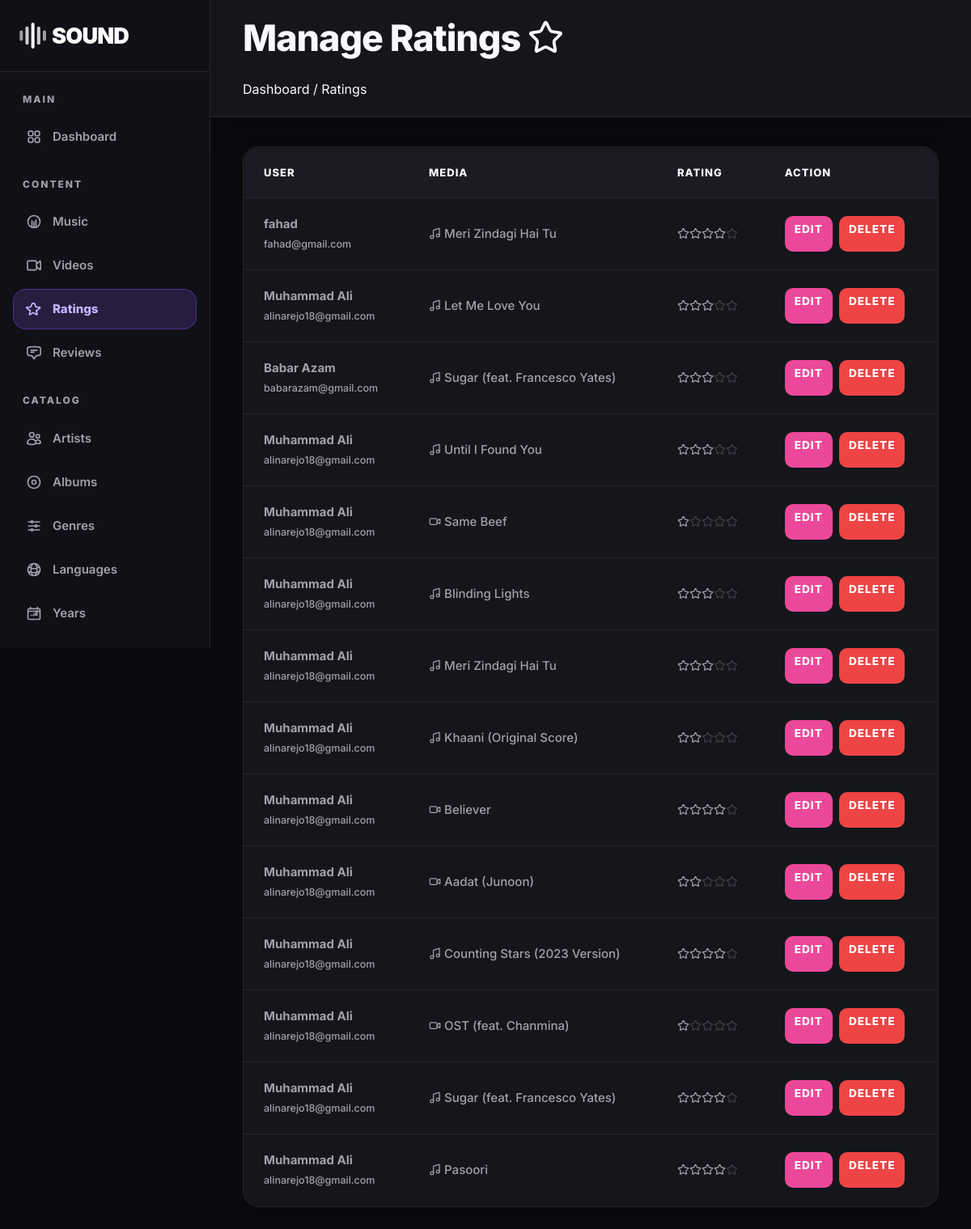
/admin/ratings/index.php (signed in), run on an earlier commit of the app's database.
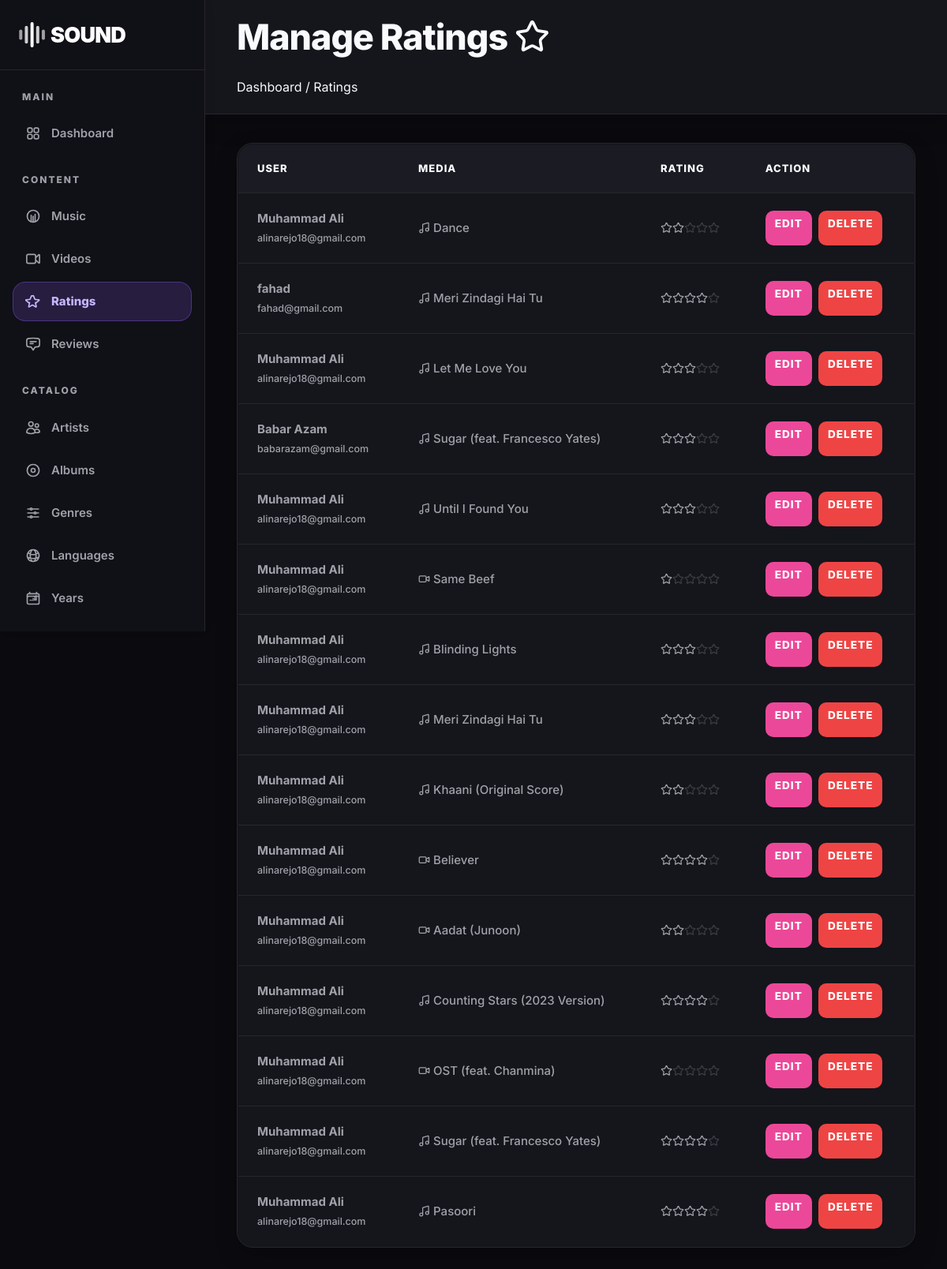
And on a later commit of the database.
### tables this page shows
CREATE TABLE `ratings` (
  `id` int(11) NOT NULL,
  `user_id` int(11) NOT NULL,
  `music_id` int(11) DEFAULT NULL,
  `video_id` int(11) DEFAULT NULL,
  `rating` tinyint(4) NOT NULL
);

CREATE TABLE `users` (
  `id` int(11) NOT NULL,
  `user_id` varchar(50) NOT NULL,
  `name` varchar(100) NOT NULL,
  `address` varchar(255) NOT NULL,
  `phone` varchar(30) NOT NULL,
  `email` varchar(150) NOT NULL,
  `password` varchar(255) NOT NULL,
  `role` enum('admin','user') NOT NULL DEFAULT 'user',
  `created_at` timestamp NOT NULL DEFAULT current_timestamp(),
  `profile_image` varchar(255) DEFAULT NULL
);

CREATE TABLE `music` (
  `id` int(11) NOT NULL,
  `title` varchar(200) NOT NULL,
  `artist_id` int(11) DEFAULT NULL,
  `album_id` int(11) DEFAULT NULL,
  `year_id` int(11) DEFAULT NULL,
  `genre_id` int(11) DEFAULT NULL,
  `language_id` int(11) DEFAULT NULL,
  `description` text DEFAULT NULL,
  `image` varchar(255) DEFAULT NULL,
  `music_file` varchar(255) DEFAULT NULL,
  `is_new` tinyint(1) NOT NULL DEFAULT 1,
  `created_at` timestamp NOT NULL DEFAULT current_timestamp(),
  `source_track_id` varchar(50) DEFAULT NULL
);

CREATE TABLE `videos` (
  `id` int(11) NOT NULL,
  `title` varchar(200) NOT NULL,
  `artist_id` int(11) DEFAULT NULL,
  `album_id` int(11) DEFAULT NULL,
  `year_id` int(11) DEFAULT NULL,
  `genre_id` int(11) DEFAULT NULL,
  `language_id` int(11) DEFAULT NULL,
  `description` text DEFAULT NULL,
  `image` varchar(255) DEFAULT NULL,
  `video_file` varchar(255) DEFAULT NULL,
  `is_new` tinyint(1) NOT NULL DEFAULT 1,
  `created_at` timestamp NOT NULL DEFAULT current_timestamp()
);

### admin/ratings/index.php (the view, shortened to what this page needs)
<?php
require_once "../../config/db.php";
$query = "
    SELECT r.id, r.rating,
           u.name AS user_name, u.email AS user_email,
           m.title AS music_title,
           v.title AS video_title
    FROM ratings r
    JOIN users u ON r.user_id = u.id
    LEFT JOIN music m ON r.music_id = m.id
    LEFT JOIN videos v ON r.video_id = v.id
    ORDER BY r.id DESC
";
$result = mysqli_query($conn, $query);
?>
<!DOCTYPE html>
<html lang="en">
<head>
    <link rel="stylesheet" href="../../assets/css/style.css?v=<?php echo time(); ?>">
    <link rel="stylesheet" href="../../assets/css/admin.css?v=<?php echo time(); ?>">
</head>
<body>
<div class="admin-layout">
    <?php
    include "../../includes/admin_header.php";
    ?>
    <main class="admin-main">
        <div class="admin-topbar">
            <div>
                <h1>Manage Ratings <i data-lucide="star" class="icon-ui"></i></h1>
                <div class="breadcrumb"><a href="../dashboard.php">Dashboard</a> / Ratings</div>
            </div>
        </div>
        <div class="admin-content">
            <div class="table-container">
                <table class="data-table">
                    <thead>
                        <tr>
                            <th>User</th>
                            <th>Media</th>
                            <th>Rating</th>
                            <th>Action</th>
                        </tr>
                    </thead>
                    <tbody>
                    <?php if (mysqli_num_rows($result) > 0): ?>
                        <?php while ($row = mysqli_fetch_assoc($result)): ?>
                            <tr>
                                <td>
                                    <strong><?php echo htmlspecialchars($row['user_name']); ?></strong><br>
                                    <small style="color: var(--text-muted);"><?php echo htmlspecialchars($row['user_email']); ?></small>
                                </td>
                                <td>
                                    <?php
                                    if ($row['music_title']) {
                                        echo '<i data-lucide="music" class="icon-ui"></i> ' . htmlspecialchars($row['music_title']);
                                    } elseif ($row['video_title']) {
                                        echo '<i data-lucide="video" class="icon-ui"></i> ' . htmlspecialchars($row['video_title']);
                                    } else {
                                        echo 'Deleted Media';
                                    }
                                    ?>
                                </td>
                                <td>
                                    <?php
                                    $rating = $row['rating'];
                                    echo str_repeat('<i data-lucide="star" class="icon-ui"></i>', $rating) . str_repeat('<i data-lucide="star" class="icon-ui" style="opacity:.28"></i>', 5 - $rating);
                                    ?>
                                </td>
                                <td style="white-space: nowrap;">
                                    <div style="display: flex; gap: 8px; align-items: center;">
                                        <a href="edit.php?id=<?php echo $row['id']; ?>" class="btn btn-sm" style="background: var(--accent-cyan); color: #fff; margin: 0; padding: 6px 12px; font-size: 0.85rem;">Edit</a>
                                        <a href="?delete=<?php echo $row['id']; ?>" class="btn btn-sm btn-danger" onclick="return confirm('Delete this rating?');" style="margin: 0; padding: 6px 12px; font-size: 0.85rem;">Delete</a>
                                    </div>
                                </td>
                            </tr>
                        <?php endwhile; ?>
                    <?php else: ?>
                        <tr><td colspan="4" style="text-align: center; padding: 20px; color: #888;">No ratings found.</td></tr>
                    <?php endif; ?>
                    </tbody>
                </table>
            </div>
        </div>
    </main>
</div>
</body>
</html>

What changed in the data, as far as the page shows it:
added ratings: user.name "Muhammad Ali", user.email "alinarejo18@gmail.com", music.title "Dance", rating 2 (drawn)
